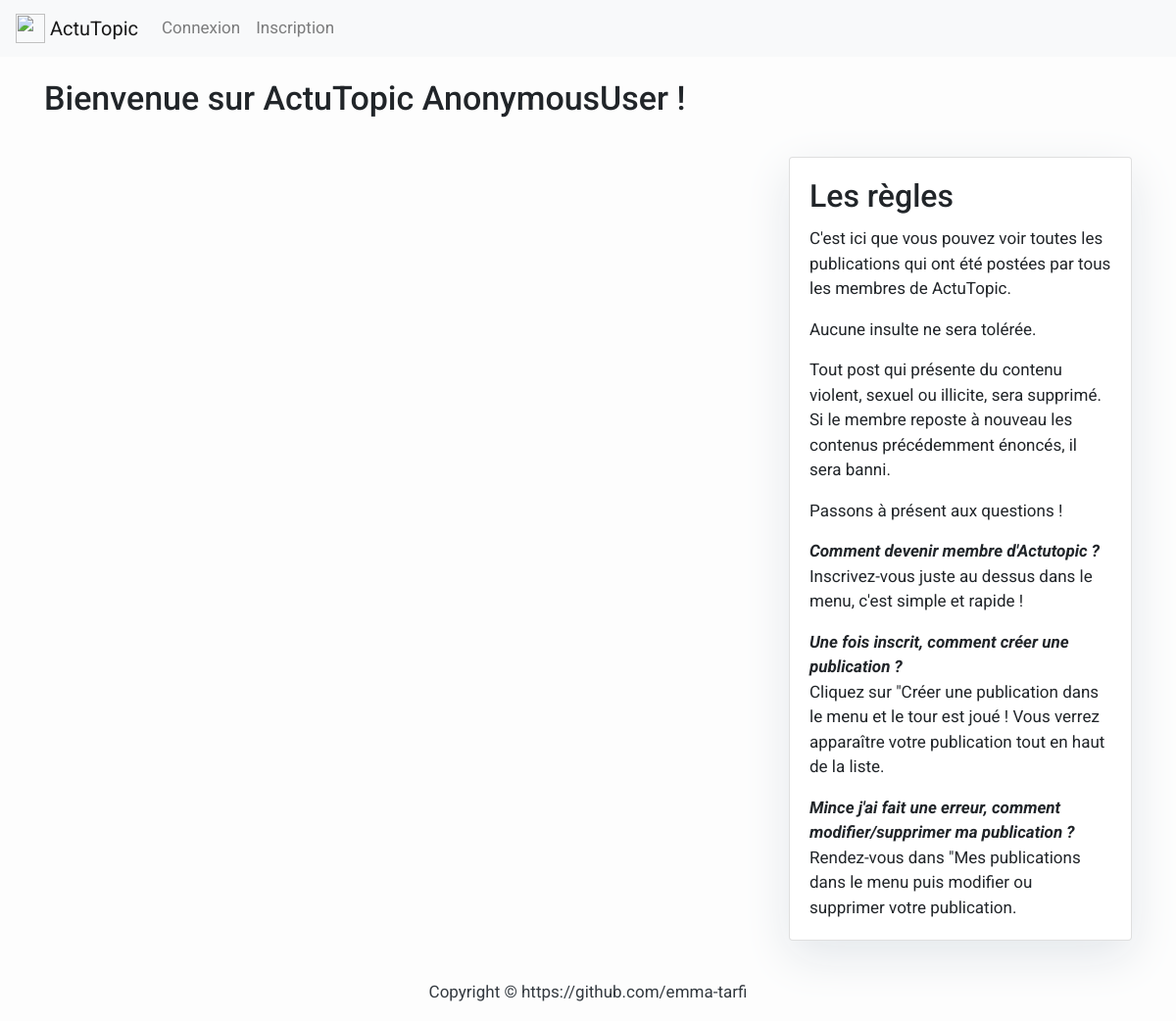
Before: / with the older database file.
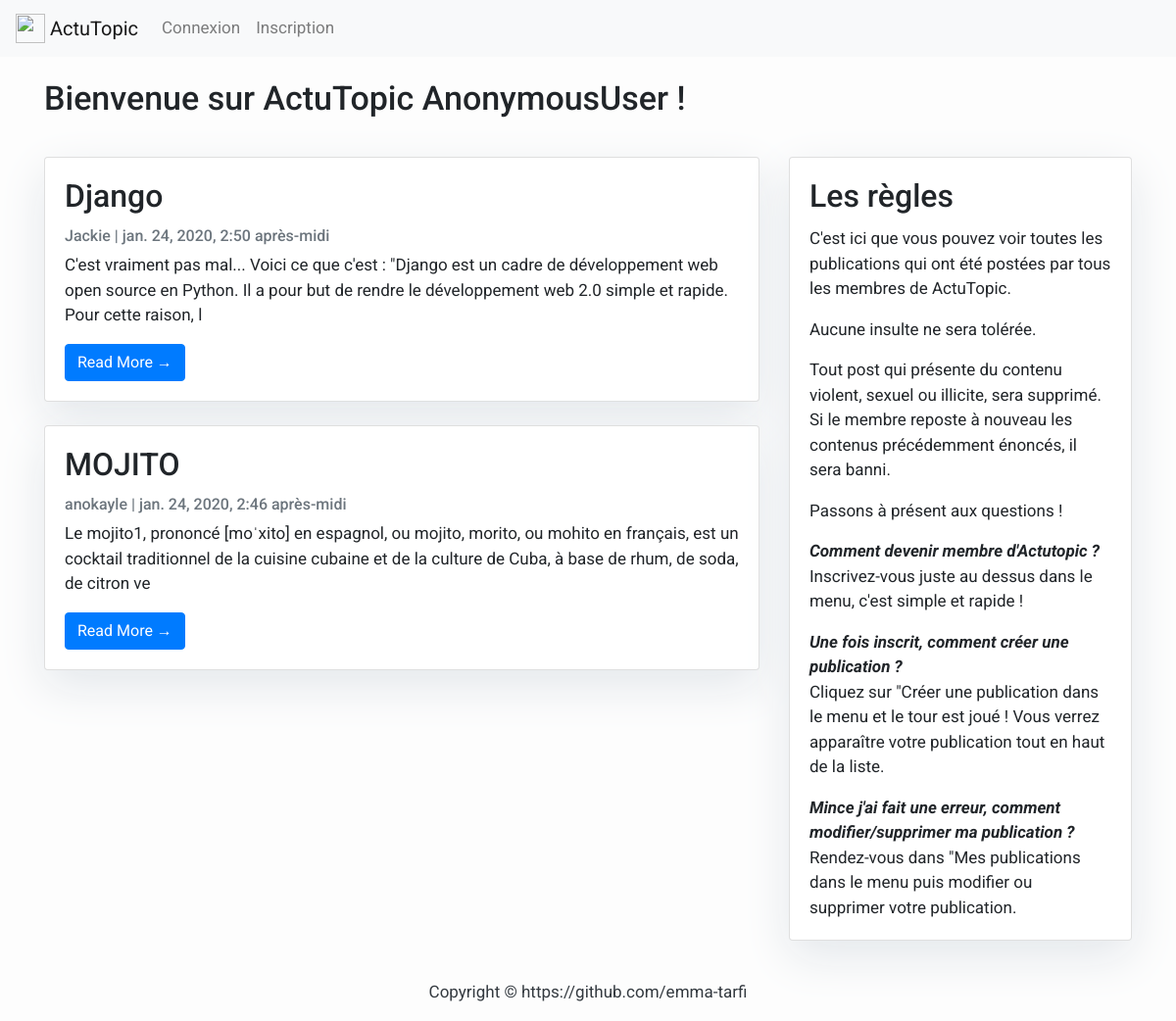
After: the same page with the newer database file.
### posts/models.py (models this page shows, shortened)
class Post(models.Model):
    title = models.CharField(max_length=200, unique=True)
    slug = models.SlugField(max_length=200, unique=True)
    author = models.ForeignKey(User, on_delete= models.CASCADE, related_name='blog_posts')
    image = models.ImageField(upload_to='images_posts/', blank=True)
    updated_on = models.DateTimeField(auto_now=True)
    content = models.TextField()
    created_on = models.DateTimeField(auto_now_add=True)
    status = models.IntegerField(choices=STATUS, default=0)
    class Meta:
        ordering = ['-created_on']

### posts/views.py (the view, shortened to what this page needs)
# urls.py: path('', PostListView.as_view(), name='post_list'),
class PostListView(ListView):
    queryset = Post.objects.filter(status=1).order_by('-created_on')
    template_name = 'index.html'

### templates/index.html
{% extends "base.html" %}
{% block content %}
<div class="container">
<h1>Bienvenue sur ActuTopic {{ user }} !</h1>
    <div class="row">
        <div class="col-md-8 mt-3 left">
            {% for post in post_list %}
            <div class="card mb-4">
                <div class="card-body">
                    <h2 class="card-title">{{ post.title }}</h2>
                    <p class="card-text text-muted h6">{{ post.author }} | {{ post.created_on}} </p>
                    <p class="card-text">{{post.content|slice:":200" }}</p>
                    <a href="{% url 'post_detail' post.slug  %}" class="btn btn-primary">Read More &rarr;</a>
                </div>
            </div>
            {% endfor %}
        </div>
    <div class="col-md-4 mt-3 right">
            <div class="card mb-4">
                <div class="card-body">
                    <h2 class="card-title">Les règles</h2>
                    <p class="card-text">C'est ici que vous pouvez voir toutes les publications qui ont été postées par tous les membres de ActuTopic.</p>
                    <p class="card-text">Aucune insulte ne sera tolérée.</p>
                    <p class="card-text">Tout post qui présente du contenu violent, sexuel ou illicite, sera supprimé. Si le membre reposte à nouveau les contenus précédemment énoncés, il sera banni.</p>
                    <p class="card-text">Passons à présent aux questions !</p>
                    <i style="font-weight: bold;">Comment devenir membre d'Actutopic ?</i>
                    <p class="card-text">Inscrivez-vous juste au dessus dans le menu, c'est simple et rapide !</p>
                    <i style="font-weight: bold;">Une fois inscrit, comment créer une publication ?</i>
                    <p class="card-text">Cliquez sur "Créer une publication dans le menu et le tour est joué ! Vous verrez apparaître votre publication tout en haut de la liste.</p>
                    <i style="font-weight: bold;">Mince j'ai fait une erreur, comment modifier/supprimer ma publication ?</i>
                    <p class="card-text">Rendez-vous dans "Mes publications dans le menu puis modifier ou supprimer votre publication.</p>
                </div>
            </div>
        </div>
    </div>
</div>
{%endblock%}

### templates/base.html (shortened to what this page needs)
{% load static %}
<!DOCTYPE html>
<html class="no-js" lang="fr">
    <head>
        <link rel="stylesheet" href="https://maxcdn.bootstrapcdn.com/bootstrap/4.0.0/css/bootstrap.min.css"
 />
        <link rel="stylesheet" href="{% static 'css/normalize.css' %}">
        <link rel="stylesheet" href="{% static 'css/main.css' %}">
        <link rel="stylesheet" href="{% static 'css/style.css' %}">
    </head>
    <body>
        <header>
            <nav class="navbar navbar-expand-lg navbar-light bg-light">
                 <a class="navbar-brand" href="{% url 'post_list' %}">
                    <img src="{% static 'img/icon.png' %}" width="30" height="30" class="d-inline-block align-top" alt="">
                    ActuTopic
                </a>
                <div class="collapse navbar-collapse" id="navbarNav">
                    {% if user.is_authenticated %}
                        <ul class="navbar-nav">
                            <li class="nav-item">
                                <a class="nav-link" href="{% url 'create' %}">Créer une publication</a>
                            </li>
                            <li class="nav-item">
                                <a class="nav-link" href="{% url 'my_posts' %}">Mes publications</a>
                            </li>
                            <li class="nav-item">
                                <a class="nav-link" href="{% url 'logout' %}">Déconnexion</a>
                            </li>
                        </ul>
                        {% else %}
                        <ul class="navbar-nav">
                            <li class="nav-item">
                                <a class="nav-link" href="{% url 'sign_in' %}">Connexion</a>
                            </li>
                            <li class="nav-item">
                                <a class="nav-link" href="{% url 'sign_up' %}">Inscription</a>
                            </li>
                        </ul>
                    {% endif %}
                </div>
            </nav>
        </header>
        {% block content %}{% endblock content %}
        <footer class="py-3 bg-grey">
            <p class="m-0 text-dark text-center ">Copyright &copy; https://github.com/emma-tarfi</p>
        </footer>
    </body>
</html>

### static/css/main.css (style rules this page uses)
html { color: #222; font-size: 1em; line-height: 1.4; }
audio, canvas, iframe, img, svg, video { vertical-align: middle; }

### static/css/style.css (style rules this page uses)
body { font-family: "Roboto", sans-serif; font-size: 17px; background-color: #fdfdfd; }
.card { box-shadow: 0 16px 48px #E3E7EB; }

Changed rows visible on the page:
added Post: title "Django", author "Jackie", created_on "jan. 24, 2020, 2:50 après-midi", content "C'est vraiment pas mal... Voici ce que c'est : \"Django est un cadre de développement web open source en Python. Il a pour but de rendre le développement web 2.0 simple et rapide. Pour cette raison, l"
added Post: title "MOJITO", author "anokayle", created_on "jan. 24, 2020, 2:46 après-midi", content "Le mojito1, prononcé [moˈxito] en espagnol, ou mojito, morito, ou mohito en français, est un cocktail traditionnel de la cuisine cubaine et de la culture de Cuba, à base de rhum, de soda, de citron ve"
